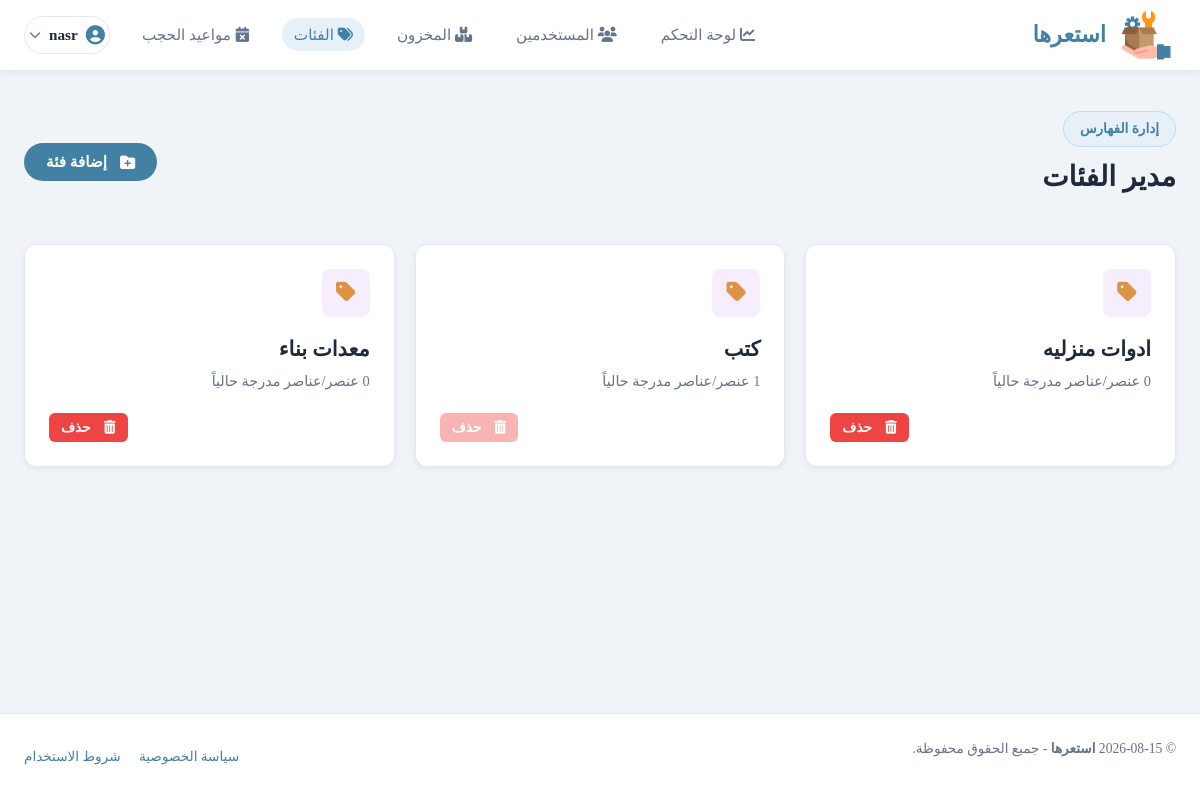
The app's page /Admin/categories.php (signed in) with its own data.
### tables this page shows
CREATE TABLE `categories` (
  `Category_ID` int(11) NOT NULL,
  `category_Name` varchar(100) NOT NULL
);

### Admin/categories.php (the view, shortened to what this page needs)
<?php
require_once __DIR__ . '\..\includes\auth.php';
$cat_result = $config->query("
    SELECT c.*, COUNT(i.Item_ID) as ItemCount
    FROM categories c
    LEFT JOIN items i ON c.Category_ID = i.Category_ID
    GROUP BY c.Category_ID
    ORDER BY c.category_Name ASC
");
$categories = $cat_result ? $cat_result->fetch_all(MYSQLI_ASSOC) : [];
require_once __DIR__ . '\..\includes\header.php';
?>
<main>
    <div class="container" style="text-align: right;">
        <div class="card-header" style="border: none; padding-bottom: 0; display: flex; justify-content: space-between; align-items: center;">
            <div>
                <span class="hero-badge" style="margin-bottom: 8px;">إدارة الفهارس</span>
                <h2>مدير الفئات</h2>
            </div>
            <button onclick="openModal('addCatModal')" class="btn btn-primary"><i class="fa-solid fa-folder-plus" style="margin-left: 5px;"></i> إضافة فئة</button>
        </div>
        <div class="stats-grid" style="margin-top: 30px; grid-template-columns: repeat(auto-fit, minmax(280px, 1fr));">
            <?php foreach ($categories as $cat): ?>
                <div class="card" style="padding: 24px; position: relative;">
                    <div class="stat-icon" style="background: rgba(168, 85, 247, 0.1); color: #dd9344;">
                        <i class="fa-solid fa-tag"></i>
                    </div>
                    <h3 style="margin-top: 15px; margin-bottom: 5px;"><?php echo htmlspecialchars($cat['category_Name']); ?></h3>
                    <p class="text-muted" style="font-size: 0.9rem; margin-bottom: 20px;"><?php echo $cat['ItemCount']; ?> عنصر/عناصر مدرجة حالياً</p>
                    <div style="display: flex; justify-content: flex-end; width: 100%;">
                        <form action="categories.php" method="POST" data-confirm="هل تريد حذف هذه الفئة؟">
                            <button type="submit" class="btn btn-danger btn-sm" <?php echo $cat['ItemCount'] > 0 ? 'disabled style="opacity: 0.4; cursor: not-allowed;" title="الفئة تحتوي على عناصر"' : ''; ?>><i class="fa-solid fa-trash-can" style="margin-left: 5px;"></i> حذف</button>
                        </form>
                    </div>
                </div>
            <?php endforeach; ?>
        </div>
    </div>
</main>
<?php require_once __DIR__ . '\..\includes\footer.php'; ?>

### assets/css/style.css (style rules this page uses)
* { margin: 0; padding: 0; box-sizing: border-box; }
body { font-family: 'Times New Roman', Times, serif; background-color: #f0f4f8; color: #1e293b; line-height: 1.6; min-height: 100vh; display: flex; flex-direction: column; overflow-x: hidden; }
.container { width: 100%; max-width: 1200px; margin: 0 auto; padding: 0 24px; }
main { flex: 1; padding: 40px 0; }
h1, h2, h3, h4, h5, h6 { font-weight: 700; color: #1e293b; margin-bottom: 0.5em; }
h2 { font-size: 1.75rem; }
h3 { font-size: 1.3rem; }
p { color: #64748b; margin-bottom: 1rem; }
.hero-badge { background-color: #e8f0f7; border: 1px solid #bfdbf7; color: #4281a4; padding: 6px 16px; border-radius: 40px; font-size: 0.85rem; font-weight: 600; display: inline-block; margin-bottom: 20px; }
.card { background-color: #ffffff; border: 1px solid #e2e8f0; border-radius: 12px; padding: 24px; box-shadow: 0 2px 6px rgba(0, 0, 0, 0.06); }
.card-header { margin-bottom: 20px; border-bottom: 1px solid #e2e8f0; padding-bottom: 14px; display: flex; justify-content: space-between; align-items: center; }
.btn { display: inline-flex; align-items: center; justify-content: center; gap: 8px; font-family: inherit; font-size: 0.95rem; font-weight: 600; padding: 10px 22px; border-radius: 25px; border: none; cursor: pointer; transition: all 0.25s ease; text-decoration: none; }
.btn-primary { background-color: #4281a4; color: #ffffff; }
.btn-danger { background-color: #ef4444; color: #ffffff; }
.btn-sm { padding: 6px 12px; font-size: 0.85rem; border-radius: 6px; }
.stats-grid { display: grid; grid-template-columns: repeat(auto-fit, minmax(200px, 1fr)); gap: 20px; margin-bottom: 30px; }
.stat-icon { width: 48px; height: 48px; background-color: #e8f0f7; color: #4281a4; border-radius: 8px; display: flex; align-items: center; justify-content: center; font-size: 1.4rem; }
[dir="rtl"] body { font-family: 'Times New Roman', Times, serif; }
.text-muted { color: #64748b; }

### records on screen
categories: category_Name "ادوات منزليه"
categories: category_Name "كتب"
categories: category_Name "معدات بناء"

### other values on screen
$_SESSION['FullName'] "nasr"
